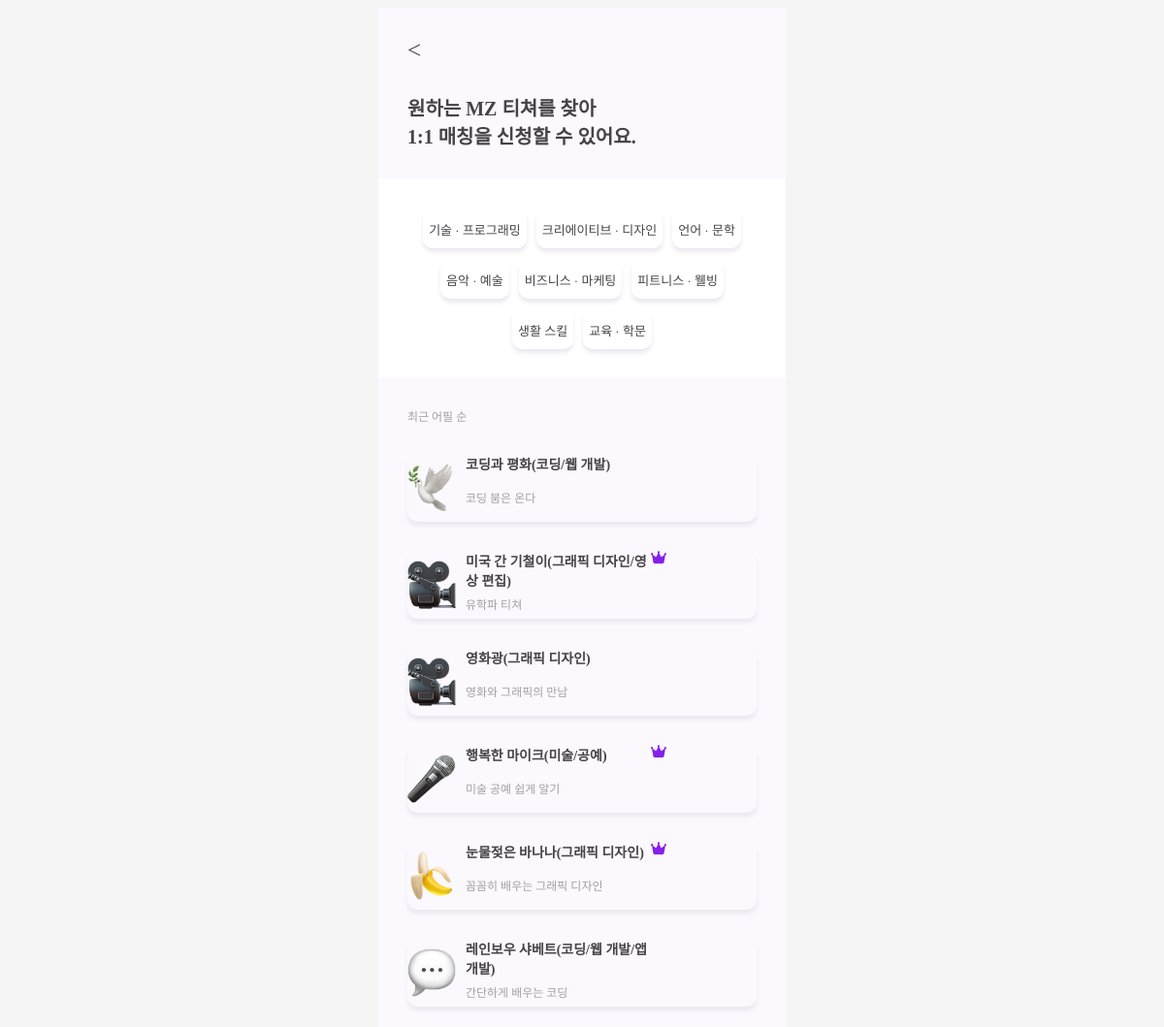
The app's page /matching/mzteachers/0/ with its own data.
### profiles/models.py (models this page shows, shortened)
class Category(models.Model):
    name = models.CharField(max_length=50)

class Teacher(models.Model):
    user = models.OneToOneField(User, on_delete=models.CASCADE, related_name='tearner_profile')
    nickname = models.CharField(max_length=40, blank=True)
    emoji = models.ImageField(blank=True) # upload_to = 디렉터리 경로 작성요망
    birthdate = models.DateField(null = True, blank = False)
    skills = models.ManyToManyField(Skill, related_name='teacher_giving')
    personalities = models.ManyToManyField(Personality, related_name='teacher_giving')
    bio = models.CharField(max_length=300, null=True)
    teaching_plan = models.TextField(null=True)
    is_paid = models.BooleanField(null=True)
    last_appealed = models.DateTimeField(auto_now=True)

class Skill(models.Model):
    name = models.CharField(max_length=50)
    category = models.ForeignKey(Category, related_name = 'skill', on_delete=models.CASCADE)

### matching/views.py (the view)
# urls.py: path('mzteachers/<int:category_id>/', mzteacher_list, name='mzteacher_list'),
def mzteacher_list(request, category_id):
    teachers = Teacher.objects.all().order_by('-last_appealed')
    categories = Category.objects.all()
    if category_id != 0:
        skills_in_catergory = Skill.objects.filter(category_id=category_id)
        print(skills_in_catergory)
        teachers = Teacher.objects.filter(skills__in=skills_in_catergory).distinct()
    context = {
        'teachers':teachers,
        'categories':categories,
        'category_id':category_id,
    }
    return render(request, 'mzteacher_list.html', context)

### matching/templates/mzteacher_list.html (shortened to what this page needs)
{% load static %}
<!DOCTYPE html>
<html lang="en">
  <head>
    <link rel="stylesheet" href="{% static 'css/teacherIntroduce.css' %}" />
  </head>
  <body>
    <div class="backgroundContainer">
      <div class="mainContainer">
        <div class="topContainer">
          <a href="{% url 'main:main' %}"><div class="backArrow">&lt;</div></a>
          <div class="message">
            원하는 MZ 티쳐를 찾아<br />
            1:1 매칭을 신청할 수 있어요.
          </div>
        </div>
        <div class="teachCatagories">
          <div class="teachCatagoriesMain">
            {% for category in categories %}
            {% if category.id == category_id %}
            <a href="{% url 'matching:mzteacher_list' 0 %}" class="catagory" style="border: 2px solid #8520ea;">
              {{ category.name }}
            </a>
            {% else %}
            <a href="{% url 'matching:mzteacher_list' category.id %}" class="catagory">
              {{ category.name }}
            </a>
            {% endif %}
            {% endfor %}
          </div>
        </div>
        <div class="allTeachers">
          <div class="sort">최근 어필 순</div>
          {% for teacher in teachers %}
          <a href="{% url 'matching:mzteacher_profile' teacher.id %}" class="teacherA">
            {% if teacher.emoji %}
            <img
              class="profileImage"
              src="{{ teacher.emoji.url }}"
            />
            {% else %}
            <img
              class="profileImage"
              src="{% static 'images/teacherIntroduce/3dicons (4).png' %}"
            />{% endif %}
            <div class="teacherName">{{teacher.nickname}}({% for skill in teacher.skills.all %}{{skill.name|truncatechars:10}}{% if not forloop.last %}/{% endif %}{% endfor %})</div>
            {% if teacher.is_paid == True %}
            <img src="{% static 'images/teacherIntroduce/Vector (1).png' %}" />
            {% endif %}
            <div class="teacherIntroduce">
              {{ teacher.bio }}
            </div>
          </a>
          {% endfor %}
        </div>
      </div>
    </div>
  </body>
</html>

### static/css/teacherIntroduce.css (style rules this page uses)
html { background-color: whitesmoke; }
.backgroundContainer { max-width: 420px; min-height: 100vh; margin: 0 auto; background-color: #fbf8fe; display: flex; flex-wrap: wrap; overflow: auto; }
.topContainer { padding: 30px; }
.backArrow { font-size: 25px; color: #454347; margin-bottom: 30px; }
.message { font-size: 20px; color: #454347; font-weight: bolder; }
.teacherA { box-shadow: 0px 4px 4px 0px rgb(236, 232, 240); max-width: 400px; min-height: 70px; display: grid; grid-template-columns: 1fr 3.5fr 2fr; border-radius: 10px; margin-top: 30px; }
.profileImage { grid-row: 1/3; margin-top: 10px; padding-right: 10px; }
.teacherName { font-size: 14px; font-weight: bolder; color: #454347; }
.teacherIntroduce { grid-column: 2/4; grid-row-start: 2; font-size: 12px; color: #a39fa6; }
.teachCatagories { padding: 25px; background-color: white; }
.teachCatagoriesMain { display: flex; justify-content: center; max-width: 380px; flex-wrap: wrap; }
.catagory { box-shadow: 0px 4px 4px 0px rgb(236, 232, 240); font-size: 13px; width: auto; height: 30px; margin: 5px; padding: 6px; border-radius: 10px; line-height: 35px; cursor: pointer; }
.allTeachers { padding: 30px; }
.sort { font-size: 12px; color: #a39fa6; }
a { text-decoration: none; color:#454347 }
.profileImage { width: 50px; height: 50px; }

### records on screen
Category: name "기술 · 프로그래밍"
Category: name "크리에이티브 · 디자인"
Category: name "언어 · 문학"
Category: name "음악 · 예술"
Category: name "비즈니스 · 마케팅"
Category: name "피트니스 · 웰빙"
Category: name "생활 스킬"
Category: name "교육 · 학문"
Teacher: emoji (picture), nickname "코딩과 평화", bio "코딩 붐은 온다"
Skill: name "코딩"
Skill: name "웹 개발"
Teacher: emoji (picture), nickname "미국 간 기철이", is_paid True (drawn), bio "유학파 티쳐"
Skill: name "그래픽 디자인"
Skill: name "영상 편집"
Teacher: emoji (picture), nickname "영화광", bio "영화와 그래픽의 만남"
Teacher: emoji (picture), nickname "행복한 마이크", is_paid True (drawn), bio "미술 공예 쉽게 알기"
Skill: name "미술"
Skill: name "공예"
Teacher: emoji (picture), nickname "눈물젖은 바나나", is_paid True (drawn), bio "꼼꼼히 배우는 그래픽 디자인"
Teacher: emoji (picture), nickname "레인보우 샤베트", bio "간단하게 배우는 코딩"
Skill: name "앱 개발"
